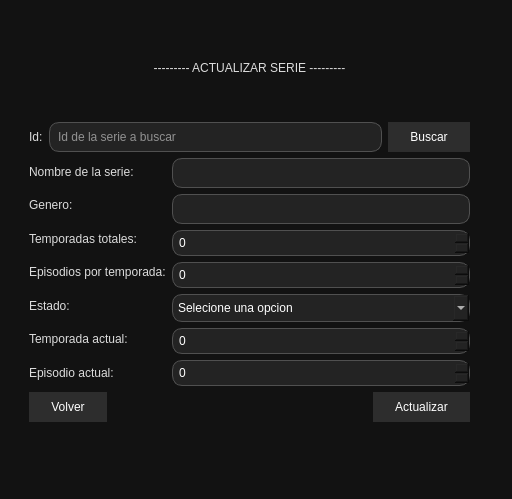
<?xml version="1.0" encoding="UTF-8"?>
<ui version="4.0">
 <class>VentanaActualizar</class>
 <widget class="QDialog" name="VentanaActualizar">
  <property name="geometry">
   <rect>
    <x>0</x>
    <y>0</y>
    <width>512</width>
    <height>499</height>
   </rect>
  </property>
  <property name="windowTitle">
   <string>Dialog</string>
  </property>
  <property name="styleSheet">
   <string notr="true">/* =====================
   FONDO DEL DIALOG
===================== */
QDialog {
    background-color: rgb(18, 18, 18);
}

/* =====================
   TITULO ROJO
===================== */
QLabel#labelTitulo {
    background-color: rgb(229, 9, 20);
    color: white;
    font: 87 18pt &quot;Arial Black&quot;;
    border-radius: 14px;
    padding: 8px;
    qproperty-alignment: AlignCenter;
}

/* =====================
   LABELS (TEXTOS)
===================== */
QLabel {
    color: rgb(220, 220, 220);
    font: 10pt &quot;Arial&quot;;
}

/* =====================
   INPUT TEXTO
===================== */
QLineEdit {
    background-color: rgb(35, 35, 35);
    color: white;
    border: 1px solid rgb(80, 80, 80);
    border-radius: 10px;
    padding: 6px;
}

/* =====================
   SPINBOX
===================== */
QSpinBox {
    background-color: rgb(35, 35, 35);
    color: white;
    border: 1px solid rgb(80, 80, 80);
    border-radius: 10px;
    padding: 4px;
}

/* =====================
   COMBOBOX
===================== */
QComboBox {
    background-color: rgb(35, 35, 35);
    color: white;
    border: 1px solid rgb(80, 80, 80);
    border-radius: 10px;
    padding: 5px;
}

QComboBox QAbstractItemView {
    background-color: rgb(25, 25, 25);
    color: white;
    selection-background-color: rgb(229, 9, 20);
}

/* =====================
   BOTONES
===================== */
QPushButton {
    background-color: rgb(45, 45, 45);
    color: white;
    font: 11pt &quot;Arial Black&quot;;
    border-radius: 18px;
    padding: 8px 22px;
}

QPushButton:hover {
    background-color: rgb(229, 9, 20);
}

QPushButton:pressed {
    background-color: rgb(180, 0, 0);
}
QTableWidget {
    background-color: rgb(20, 20, 20);
    color: rgb(220, 220, 220);
    gridline-color: rgb(60, 60, 60);
    border: 1px solid rgb(60, 60, 60);
    font: 10pt &quot;Segoe UI&quot;;
}

/* Encabezados */
QHeaderView::section {
    background-color: rgb(35, 35, 35);
    color: white;
    font: 11pt &quot;Arial Black&quot;;
    border: none;
    padding: 6px;
}

/* Filas alternas */
QTableWidget::item {
    padding: 6px;
}

QTableWidget::item:selected {
    background-color: rgb(229, 9, 20);
    color: white;
}

/* Botón esquina (arriba izquierda) */
QTableCornerButton::section {
    background-color: rgb(35, 35, 35);
    border: none;
}</string>
  </property>
  <widget class="QWidget" name="">
   <property name="geometry">
    <rect>
     <x>29</x>
     <y>20</y>
     <width>441</width>
     <height>402</height>
    </rect>
   </property>
   <layout class="QVBoxLayout" name="verticalLayout_3">
    <item>
     <widget class="QLabel" name="label">
      <property name="text">
       <string>--------- ACTUALIZAR SERIE ---------</string>
      </property>
      <property name="alignment">
       <set>Qt::AlignmentFlag::AlignCenter</set>
      </property>
     </widget>
    </item>
    <item>
     <layout class="QHBoxLayout" name="horizontalLayout">
      <item>
       <widget class="QLabel" name="label_6">
        <property name="text">
         <string>Id:</string>
        </property>
       </widget>
      </item>
      <item>
       <widget class="QLineEdit" name="txtId">
        <property name="placeholderText">
         <string>Id de la serie a buscar</string>
        </property>
       </widget>
      </item>
      <item>
       <widget class="QPushButton" name="btnBuscar">
        <property name="text">
         <string>Buscar</string>
        </property>
       </widget>
      </item>
     </layout>
    </item>
    <item>
     <layout class="QHBoxLayout" name="horizontalLayout_2">
      <item>
       <layout class="QVBoxLayout" name="verticalLayout">
        <item>
         <widget class="QLabel" name="label_2">
          <property name="text">
           <string>Nombre de la serie: </string>
          </property>
         </widget>
        </item>
        <item>
         <widget class="QLabel" name="label_7">
          <property name="text">
           <string>Genero:</string>
          </property>
         </widget>
        </item>
        <item>
         <widget class="QLabel" name="label_8">
          <property name="text">
           <string>Temporadas totales:</string>
          </property>
         </widget>
        </item>
        <item>
         <widget class="QLabel" name="label_9">
          <property name="text">
           <string>Episodios por temporada:</string>
          </property>
         </widget>
        </item>
        <item>
         <widget class="QLabel" name="label_5">
          <property name="text">
           <string>Estado:</string>
          </property>
         </widget>
        </item>
        <item>
         <widget class="QLabel" name="label_3">
          <property name="text">
           <string>Temporada actual:</string>
          </property>
         </widget>
        </item>
        <item>
         <widget class="QLabel" name="label_4">
          <property name="text">
           <string>Episodio actual: </string>
          </property>
         </widget>
        </item>
       </layout>
      </item>
      <item>
       <layout class="QVBoxLayout" name="verticalLayout_2">
        <item>
         <widget class="QLineEdit" name="txtNombre">
          <property name="placeholderText">
           <string/>
          </property>
         </widget>
        </item>
        <item>
         <widget class="QLineEdit" name="txtGenero">
          <property name="placeholderText">
           <string/>
          </property>
         </widget>
        </item>
        <item>
         <widget class="QSpinBox" name="spinTemTotal"/>
        </item>
        <item>
         <widget class="QSpinBox" name="spinEpTotal"/>
        </item>
        <item>
         <widget class="QComboBox" name="cmbEstado">
          <property name="currentIndex">
           <number>-1</number>
          </property>
          <property name="placeholderText">
           <string>Selecione una opcion</string>
          </property>
          <item>
           <property name="text">
            <string>Pendiente</string>
           </property>
          </item>
          <item>
           <property name="text">
            <string>Viendo</string>
           </property>
          </item>
          <item>
           <property name="text">
            <string>Acabada</string>
           </property>
          </item>
         </widget>
        </item>
        <item>
         <widget class="QSpinBox" name="spinTemActual"/>
        </item>
        <item>
         <widget class="QSpinBox" name="spinEpActual"/>
        </item>
       </layout>
      </item>
     </layout>
    </item>
    <item>
     <layout class="QHBoxLayout" name="horizontalLayout_3">
      <item>
       <widget class="QPushButton" name="btnVover">
        <property name="text">
         <string>Volver</string>
        </property>
       </widget>
      </item>
      <item>
       <spacer name="horizontalSpacer">
        <property name="orientation">
         <enum>Qt::Orientation::Horizontal</enum>
        </property>
        <property name="sizeHint" stdset="0">
         <size>
          <width>40</width>
          <height>20</height>
         </size>
        </property>
       </spacer>
      </item>
      <item>
       <widget class="QPushButton" name="btnActualizar">
        <property name="text">
         <string>Actualizar</string>
        </property>
       </widget>
      </item>
     </layout>
    </item>
   </layout>
  </widget>
 </widget>
 <resources/>
 <connections/>
</ui>
